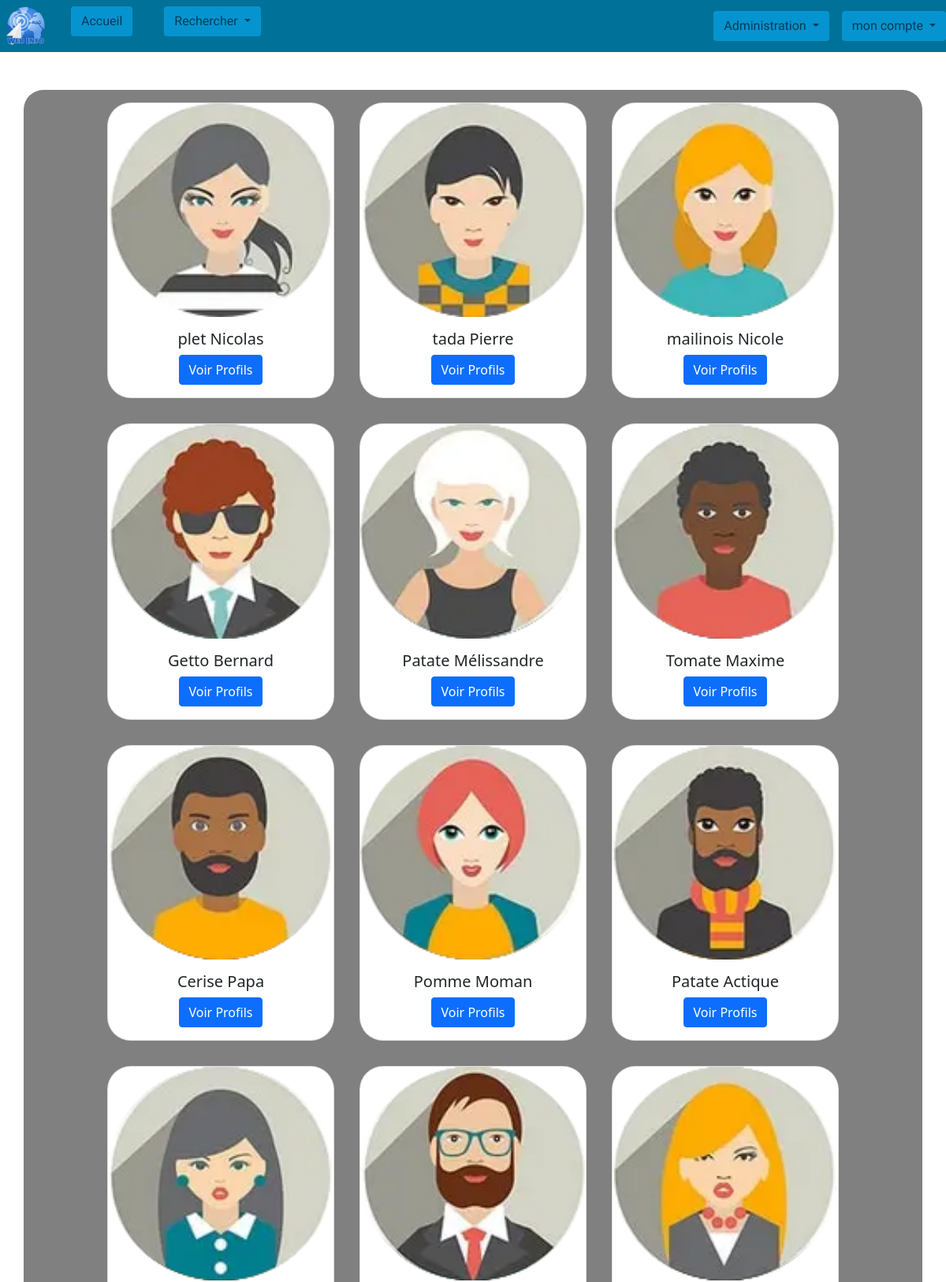
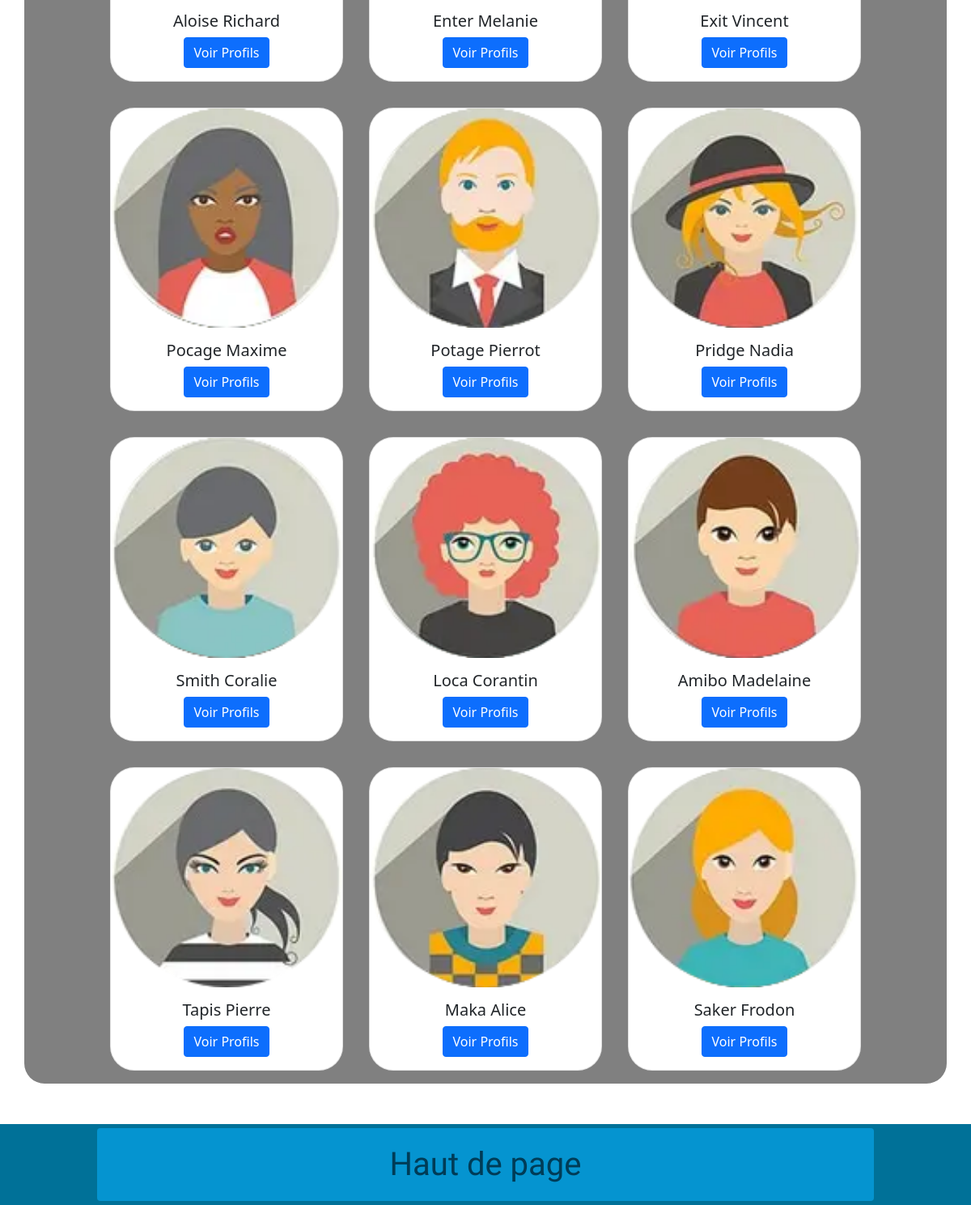
The app's page /index.php/administrateur/search_formateur with its own data (2 pictures, top to bottom).
### tables this page shows
CREATE TABLE p3_g1_formateur (
    id                  INTEGER primary key auto_increment,
    nom                 VARCHAR(50),
    prenom              VARCHAR(50),
    cv                  VARCHAR(200),
    photo               VARCHAR(200),
    email               VARCHAR(50),
    mdp               VARCHAR(400)
);

### application/controllers/Administrateur.php (called while the page is built, shortened)
<?php
class Administrateur extends CI_Controller {
    public function search_formateur()
    {
        $data['pageName'] = 'index';
        $data['type'] = 'administrateur';
        $this->load->model('Formateur_model');
        $this->load->view('body/header_connected', $data);
        $data['list'] = $this->Formateur_model->select_all();
        $this->load->view('search/formateur', $data);
        $this->load->view('body/footer');
    }
}

### index.php (called while the page is built, shortened)
<?php
require_once BASEPATH.'core/CodeIgniter.php';

### application/models/Formateur_model.php (called while the page is built, shortened)
<?php
class Formateur_model extends CI_Model {
    public function select_all()
    {
        $this->db->select('*');
        $this->db->from('p3_g1_formateur');
        $query = $this->db->get();
        return $query->result();
    }
}
?>

### application/views/search/formateur.php (the view)
<div class="container justify-content-center">
    <div class="container_search mt-5 flex-wrap" id='search_parent' style='height: auto;'>
        <?php
        for  ($i = 0; $i < count($list); $i++) { ?>
            <div class='card m-3' style='width: 18rem;'>
                <img class='card-img-top' src="<?= base_url($list[$i]->photo); ?>" alt="">
                <div class='card-body justify-content-center text-center'>
                    <h5 class="card-title"><?= $list[$i]->prenom . ' ' . $list[$i]->nom; ?></h5>
                    <a class="btn btn-primary" href="<?= site_url('profils/Formateur&id='. $list[$i]->id); ?>">Voir Profils</a>
                </div>
            </div>
        <?php
        } ?>
    </div>
</div>

### assets/css/search.css (style rules this page uses)
.container_search { display: flex; flex-flow: row wrap; justify-content: center; align-items: center; width: 100%; border-radius: 50px; }
.container_search .card { border-radius: 30px; }

### assets/css/edit.css (style rules this page uses)
.container { border-radius: 25px 25px 25px 25px; background-color: gray; }

### assets/css/header.css (style rules this page uses)
* { box-sizing: border-box; margin: 0px; padding: 0px; }

### records on screen
p3_g1_formateur: photo (picture), prenom "plet", nom "Nicolas"
p3_g1_formateur: photo (picture), prenom "tada", nom "Pierre"
p3_g1_formateur: photo (picture), prenom "mailinois", nom "Nicole"
p3_g1_formateur: photo (picture), prenom "Getto", nom "Bernard"
p3_g1_formateur: photo (picture), prenom "Patate", nom "Mélissandre"
p3_g1_formateur: photo (picture), prenom "Tomate", nom "Maxime"
p3_g1_formateur: photo (picture), prenom "Cerise", nom "Papa"
p3_g1_formateur: photo (picture), prenom "Pomme", nom "Moman"
p3_g1_formateur: photo (picture), prenom "Patate", nom "Actique"
p3_g1_formateur: photo (picture), prenom "Aloise", nom "Richard"
p3_g1_formateur: photo (picture), prenom "Enter", nom "Melanie"
p3_g1_formateur: photo (picture), prenom "Exit", nom "Vincent"
p3_g1_formateur: photo (picture), prenom "Pocage", nom "Maxime"
p3_g1_formateur: photo (picture), prenom "Potage", nom "Pierrot"
p3_g1_formateur: photo (picture), prenom "Pridge", nom "Nadia"
p3_g1_formateur: photo (picture), prenom "Smith", nom "Coralie"
p3_g1_formateur: photo (picture), prenom "Loca", nom "Corantin"
p3_g1_formateur: photo (picture), prenom "Amibo", nom "Madelaine"
p3_g1_formateur: photo (picture), prenom "Tapis", nom "Pierre"
p3_g1_formateur: photo (picture), prenom "Maka", nom "Alice"
p3_g1_formateur: photo (picture), prenom "Saker", nom "Frodon"
